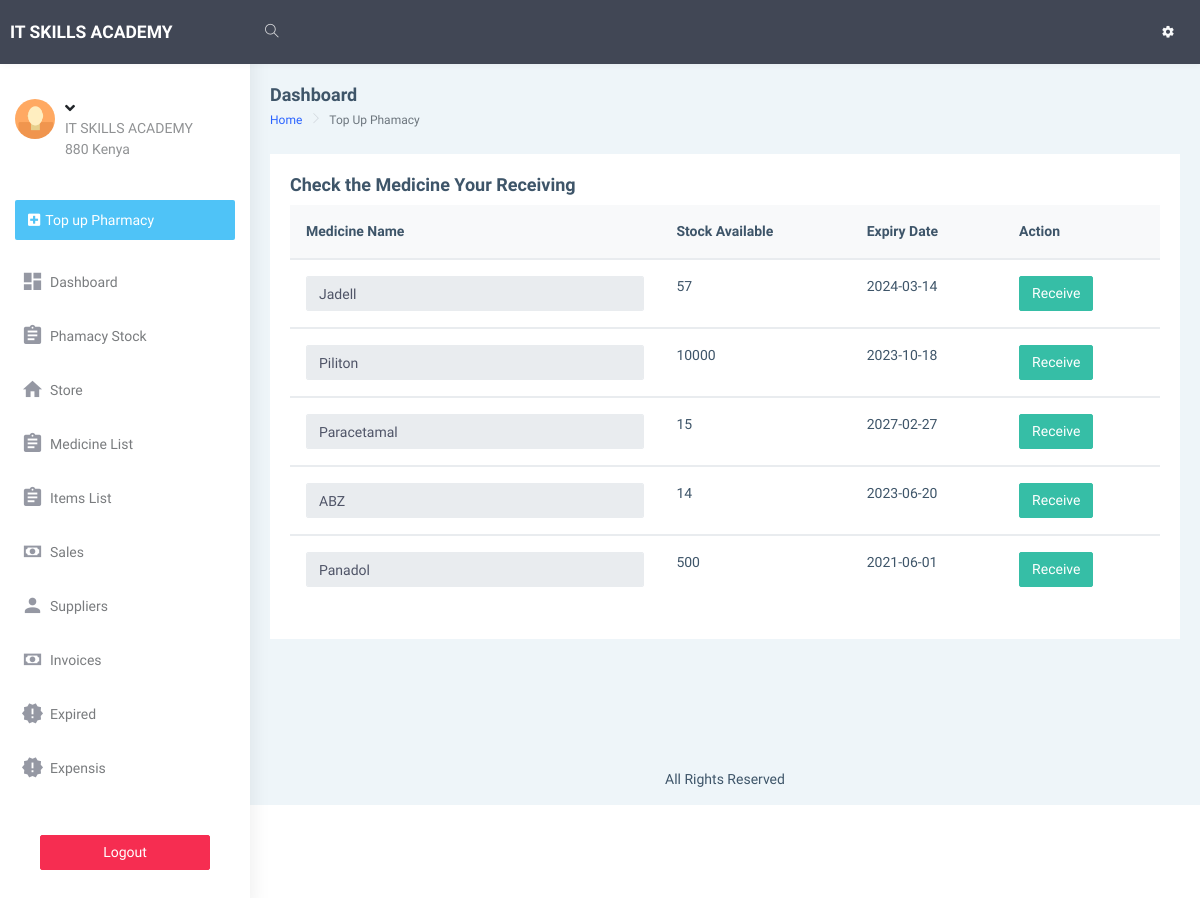
Page /dashboard/manage_receiving1.php on the committed database.
### tables this page shows
CREATE TABLE `info` (
  `id` int(10) NOT NULL,
  `name` varchar(255) NOT NULL,
  `address` varchar(255) NOT NULL,
  `phone_no` varchar(255) NOT NULL,
  `email` varchar(255) NOT NULL,
  `opening_date` varchar(255) NOT NULL,
  `closing_balance` varchar(255) NOT NULL,
  `opening_balance` varchar(255) NOT NULL
);

CREATE TABLE `store` (
  `id` int(10) NOT NULL,
  `medicine_name` varchar(255) NOT NULL,
  `date_received` date NOT NULL,
  `Qty` varchar(255) NOT NULL DEFAULT '0',
  `expiry_date` date NOT NULL DEFAULT current_timestamp(),
  `amount` varchar(255) NOT NULL,
  `stock_out` varchar(255) NOT NULL DEFAULT '0',
  `price` varchar(255) NOT NULL DEFAULT '0',
  `capacity` varchar(255) NOT NULL,
  `type` varchar(255) NOT NULL,
  `dosage_sold` varchar(255) NOT NULL,
  `dosage` varchar(255) NOT NULL,
  `price_dosage` varchar(255) NOT NULL DEFAULT '0',
  `app` varchar(255) NOT NULL,
  `half_dosage_price` int(11) NOT NULL,
  `confirm` varchar(10) NOT NULL DEFAULT '0'
);

### dashboard/manage_receiving1.php (the view, shortened to what this page needs)
<!DOCTYPE html>
<html dir="ltr" lang="en">
<?php
require "includes/head.php";
?>
<body>
    <div id="main-wrapper" data-layout="vertical" data-navbarbg="skin5" data-sidebartype="full"
        data-sidebar-position="absolute" data-header-position="absolute" data-boxed-layout="full">
        <?php require "includes/header.php"?>
       <?php require "includes/aside.php";?>
        <div class="page-wrapper">
            <div class="page-breadcrumb">
                <div class="row align-items-center">
                    <div class="col-5">
                        <h4 class="page-title">Dashboard</h4>
                        <div class="d-flex align-items-center">
                            <nav aria-label="breadcrumb">
                                <ol class="breadcrumb">
                                    <li class="breadcrumb-item"><a href="index.php">Home</a></li>
                                    <li class="breadcrumb-item active" aria-current="page"> Top Up Phamacy</li>
                                </ol>
                            </nav>
                        </div>
                    </div>
                </div>
            </div>
            <div class="container-fluid">
                <div class="row">
                    <div class="col-12">
                        <div class="card">
                            <div class="card-body">
                                <div class="d-md-flex align-items-center">
                                    <div>
                                        <h4 class="card-title"> Check the Medicine Your Receiving</h4>
                                    </div>
                            </div>
                                <table class="table v-middle">
                                    <thead>
                                        <tr class="bg-light">
                                            <th class="border-top-0">Medicine Name</th>
                                            <th class="border-top-0">Stock Available</th>
											 <th class="border-top-0">Expiry Date</th>
											 <th class="border-top-0">Action</th>
                                        </tr>
                                    </thead>
									<?php
								require "includes/conn.php";
																			if(isset($_GET['page']))
																				{
																					$page = $_GET['page'];
																				}
																				else
																				{
																					$page = 1;
																				}
																				$num_per_page = 10;
																				$start_from = ($page-1)*10;
                                $sql ="SELECT * FROM store limit $start_from,$num_per_page";
								$res = mysqli_query($conn,$sql);
								if ($res == TRUE) {
									$count = mysqli_num_rows($res);
									if($count > 0){
										while ($rows=mysqli_fetch_assoc($res)) {
											$id=$rows['id'];
											$medicine_name=$rows['medicine_name'];
											$Qty=$rows['Qty'];
											$expiry_date=$rows['expiry_date'];
											$app=$rows['app'];
											$dosage_sold=$rows['dosage_sold'];
									   ?>
                                    <tbody id="output">
                                        <tr>
										   <td>
											<input  readonly class="form-control"  value="<?php echo "$medicine_name";?>" name="medicine_name">
										   </td>
										   <?php
											  if ( $dosage_sold =="Yes") {
                                            if ($Qty < 2) {
                                                ?>
                                                <td class='text-white text-bold bg-danger'><?php echo $Qty *  $app?></td>
                                              <?php
                                            }else {
                                                ?>
                                                <td class=' text-bold '><?php echo $Qty *  $app?></td>
                                              <?php
                                            }
                                           }else {
                                               if ($Qty < 2) {
                                                ?>
                                                <td class='text-white text-bold bg-danger'><?php echo $Qty  ?></td>
                                              <?php
                                               }else {
                                                ?>
                                                <td class=' text-bold '><?php echo $Qty  ?></td>
                                              <?php
                                               }
                                           }
                                            ?>
											<td><?php echo "$expiry_date"?></td>
											<td>
                                                 <a  href="manage_receiving.php?id=<?php echo "$id"?> && dosage_sold=<?php echo "$dosage_sold"?>" class="btn btn-success" type="button">Receive</a>
                                                                        </td>
                                        </tr>
                                    </tbody>
											 <?php
										}
									}
								}
							?>
                                </table>
                        </div>
                    </div>
                </div>
            </div>
            </div>
            <footer class="footer text-center">
                All Rights Reserved
            </footer>
        </div>
    </div>
</body>
</html>

### dashboard/includes/header.php (shortened to what this page needs)
<header class="topbar" data-navbarbg="skin5">
            <nav class="navbar top-navbar navbar-expand-md navbar-dark">
                <div class="navbar-header" data-logobg="skin5">
                    <a class="navbar-brand" href="index.html">
                        <b class="logo-icon text-uppercase">
                        <?php
                                                        require "includes/conn.php";
                                                        $sql ="SELECT * FROM info";
                                                    $res = mysqli_query($conn,$sql);
                                                    if ($res == TRUE) {
                                                        $count = mysqli_num_rows($res);
                                                        if($count > 0){
                                                            while ($rows=mysqli_fetch_assoc($res)) {
                                                                $name=$rows['name'];
                                                                $address=$rows['address'];
                                                           ?>
                                             <?php echo $name;?>
                                                                <?php
                                                            }
                                                        }
                                                    }
                                                ?>
                        </b>
                    </a>
                </div>
                <div class="navbar-collapse collapse" id="navbarSupportedContent" data-navbarbg="skin5">
                    <ul class="navbar-nav float-left mr-auto">
                        <li class="nav-item search-box"> <a class="nav-link waves-effect waves-dark"
                                href="javascript:void(0)"><i class="ti-search"></i></a>
                        </li>
                    </ul>
                        <ul class="navbar-nav float-right">
                        <li class="nav-item dropdown">
                            <a class="nav-link dropdown-toggle text-muted waves-effect waves-dark pro-pic" href=""
                                data-toggle="dropdown" aria-haspopup="true" aria-expanded="false"><i class="mdi mdi-settings text-light font-weight-bold"></i></a>
                        </li>
                    </ul>
                </div>
            </nav>
        </header>

### dashboard/includes/aside.php (shortened to what this page needs)
<aside class="left-sidebar" data-sidebarbg="skin6">
           <div class="scroll-sidebar">
               <nav class="sidebar-nav">
                   <ul id="sidebarnav">
                       <li>
                           <div class="user-profile d-flex no-block dropdown m-t-20">
                               <div class="user-pic"><img src="assets/images/users/1.jpg" alt="users"
                                       class="rounded-circle" width="40" /></div>
                               <div class="user-content hide-menu m-l-10">
                                   <a href="javascript:void(0)" class="" id="Userdd" role="button"
                                       data-toggle="dropdown" aria-haspopup="true" aria-expanded="false">
                                       <h5 class="m-b-0 user-name font-medium"><?php if(isset($_SESSION['sessionUsername'])){
                                           }?> <i
                                               class="fa fa-angle-down"></i></h5>
                                       <span class="op-5 user-email"><?php echo $name;?> </span><br>
                                       <span class="op-5 user-email"><?php echo $address;?> </span>
                                   </a>
                               </div>
                           </div>
                       </li>
                       <li class="p-15 m-t-10"><a href="pharmacy_stock.php"
                               class="btn btn-block create-btn text-white no-block d-flex align-items-center"><i
                                   class="fa fa-plus-square"></i> <span class="hide-menu m-l-5">Top up Pharmacy<span> </a>
                       </li>
                       <li class="sidebar-item"> <a class="sidebar-link waves-effect waves-dark sidebar-link"
                               href="index.php" aria-expanded="false"><i class="mdi mdi-view-dashboard"></i><span
                                   class="hide-menu">Dashboard</span></a></li>
					<li class="sidebar-item"> <a class="sidebar-link waves-effect waves-dark sidebar-link"
                               href="pharmacy_stock.php" aria-expanded="false"><i
                                   class="mdi mdi-clipboard-text"></i><span class="hide-menu">Phamacy Stock</span></a></li>
								<li class="sidebar-item"> <a class="sidebar-link waves-effect waves-dark sidebar-link"
                               href="receiving.php" aria-expanded="false"><i
                                   class="mdi mdi-home"></i><span class="hide-menu">Store</span></a></li>
					<li class="sidebar-item"> <a class="sidebar-link waves-effect waves-dark sidebar-link"
                               href="medicine_list.php" aria-expanded="false"><i class="mdi mdi-clipboard-text"></i><span
                                   class="hide-menu">Medicine List</span></a></li>
								<li class="sidebar-item"> <a class="sidebar-link waves-effect waves-dark sidebar-link"
                               href="items_list.php" aria-expanded="false"><i class="mdi mdi-clipboard-text "></i><span
                                   class="hide-menu">Items List</span></a></li>
					<li class="sidebar-item"> <a class="sidebar-link waves-effect waves-red sidebar-link "
                               href="sales_report.php" aria-expanded="false"><i class="mdi mdi-cash"></i><span
                                   class="hide-menu">Sales</span></a></li>
					<li class="sidebar-item"> <a class="sidebar-link waves-effect waves-red sidebar-link "
                               href="suppliers.php" aria-expanded="false"><i class="mdi mdi-account"></i><span
                                   class="hide-menu">Suppliers</span></a></li>
					<li class="sidebar-item"> <a class="sidebar-link waves-effect waves-red sidebar-link "
                               href="invoice.php" aria-expanded="false"><i class="mdi mdi-cash"></i><span
                                   class="hide-menu">Invoices</span></a></li>
					<li class="sidebar-item"> <a class="sidebar-link waves-effect waves-red sidebar-link "
                               href="expired.php" aria-expanded="false"><i class="mdi mdi-alert-octagram"></i><span
                                   class="hide-menu">Expired</span></a></li>
					<li class="sidebar-item"> <a class="sidebar-link waves-effect waves-red sidebar-link "
                               href="expensis.php" aria-expanded="false"><i class="mdi mdi-alert-octagram"></i><span
                                   class="hide-menu">Expensis</span></a></li>
                                   <li class="text-center p-40 upgrade-btn">
                 <a href="includes/logout.php"
                     class="btn btn-block btn-danger text-white" >Logout</a>
             </li>
                   </ul>
               </nav>
           </div>
       </aside>

### rows in the picture
info: name "IT SKILLS ACADEMY", address "880 Kenya"
store: medicine_name "Jadell", Qty "57", expiry_date "2024-03-14"
store: medicine_name "Piliton", Qty+app "10000", expiry_date "2023-10-18"
store: medicine_name "Paracetamal", Qty "15", expiry_date "2027-02-27"
store: medicine_name "ABZ", Qty "14", expiry_date "2023-06-20"
store: medicine_name "Panadol", Qty "500", expiry_date "2021-06-01"
